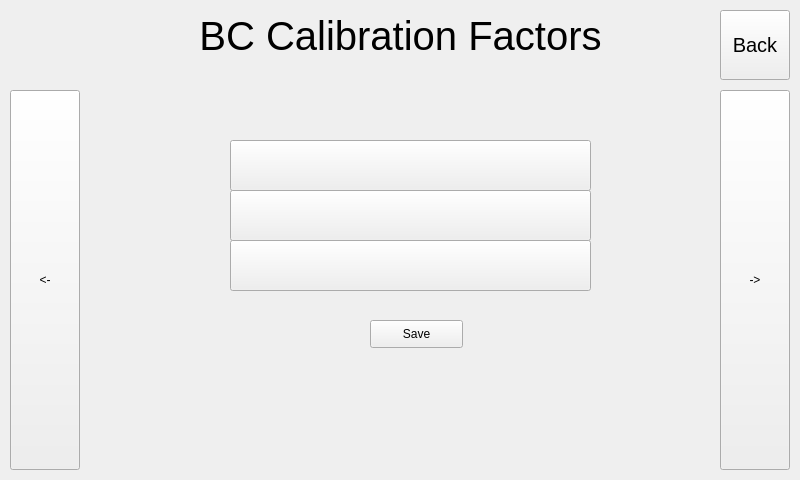
<?xml version="1.0" encoding="UTF-8"?>
<ui version="4.0">
 <class>BCCalForm</class>
 <widget class="QWidget" name="BCCalForm">
  <property name="geometry">
   <rect>
    <x>0</x>
    <y>0</y>
    <width>800</width>
    <height>480</height>
   </rect>
  </property>
  <property name="minimumSize">
   <size>
    <width>800</width>
    <height>480</height>
   </size>
  </property>
  <property name="maximumSize">
   <size>
    <width>800</width>
    <height>480</height>
   </size>
  </property>
  <property name="windowTitle">
   <string>Form</string>
  </property>
  <widget class="QPushButton" name="closeButton">
   <property name="geometry">
    <rect>
     <x>720</x>
     <y>10</y>
     <width>70</width>
     <height>70</height>
    </rect>
   </property>
   <property name="font">
    <font>
     <pointsize>15</pointsize>
    </font>
   </property>
   <property name="text">
    <string>Back</string>
   </property>
  </widget>
  <widget class="QLabel" name="zero">
   <property name="geometry">
    <rect>
     <x>170</x>
     <y>190</y>
     <width>481</width>
     <height>41</height>
    </rect>
   </property>
   <property name="font">
    <font>
     <pointsize>15</pointsize>
    </font>
   </property>
   <property name="text">
    <string>Zero: 0</string>
   </property>
   <property name="alignment">
    <set>Qt::AlignCenter</set>
   </property>
  </widget>
  <widget class="QPushButton" name="moveLeftButton">
   <property name="geometry">
    <rect>
     <x>10</x>
     <y>90</y>
     <width>70</width>
     <height>380</height>
    </rect>
   </property>
   <property name="text">
    <string>&lt;-</string>
   </property>
  </widget>
  <widget class="QPushButton" name="moveRightButton">
   <property name="geometry">
    <rect>
     <x>720</x>
     <y>90</y>
     <width>70</width>
     <height>380</height>
    </rect>
   </property>
   <property name="text">
    <string>-&gt;</string>
   </property>
  </widget>
  <widget class="QPushButton" name="slopeMask">
   <property name="geometry">
    <rect>
     <x>230</x>
     <y>140</y>
     <width>361</width>
     <height>51</height>
    </rect>
   </property>
   <property name="text">
    <string/>
   </property>
  </widget>
  <widget class="QPushButton" name="saveButton">
   <property name="geometry">
    <rect>
     <x>370</x>
     <y>320</y>
     <width>93</width>
     <height>28</height>
    </rect>
   </property>
   <property name="text">
    <string>Save</string>
   </property>
  </widget>
  <widget class="QLabel" name="label">
   <property name="geometry">
    <rect>
     <x>10</x>
     <y>0</y>
     <width>781</width>
     <height>71</height>
    </rect>
   </property>
   <property name="font">
    <font>
     <pointsize>30</pointsize>
    </font>
   </property>
   <property name="text">
    <string>BC Calibration Factors</string>
   </property>
   <property name="alignment">
    <set>Qt::AlignCenter</set>
   </property>
  </widget>
  <widget class="QPushButton" name="zeroMask">
   <property name="geometry">
    <rect>
     <x>230</x>
     <y>190</y>
     <width>361</width>
     <height>51</height>
    </rect>
   </property>
   <property name="text">
    <string/>
   </property>
  </widget>
  <widget class="QLabel" name="slope">
   <property name="geometry">
    <rect>
     <x>170</x>
     <y>150</y>
     <width>481</width>
     <height>41</height>
    </rect>
   </property>
   <property name="font">
    <font>
     <family>Calibri</family>
     <pointsize>15</pointsize>
    </font>
   </property>
   <property name="text">
    <string>Slope: 0</string>
   </property>
   <property name="alignment">
    <set>Qt::AlignCenter</set>
   </property>
  </widget>
  <widget class="QLabel" name="massExt">
   <property name="geometry">
    <rect>
     <x>170</x>
     <y>240</y>
     <width>481</width>
     <height>41</height>
    </rect>
   </property>
   <property name="font">
    <font>
     <pointsize>15</pointsize>
    </font>
   </property>
   <property name="text">
    <string>Zero: 0</string>
   </property>
   <property name="alignment">
    <set>Qt::AlignCenter</set>
   </property>
  </widget>
  <widget class="QPushButton" name="massExtMask">
   <property name="geometry">
    <rect>
     <x>230</x>
     <y>240</y>
     <width>361</width>
     <height>51</height>
    </rect>
   </property>
   <property name="text">
    <string/>
   </property>
  </widget>
  <zorder>label</zorder>
  <zorder>slope</zorder>
  <zorder>closeButton</zorder>
  <zorder>zero</zorder>
  <zorder>moveLeftButton</zorder>
  <zorder>moveRightButton</zorder>
  <zorder>slopeMask</zorder>
  <zorder>saveButton</zorder>
  <zorder>zeroMask</zorder>
  <zorder>massExt</zorder>
  <zorder>massExtMask</zorder>
 </widget>
 <resources/>
 <connections/>
</ui>
